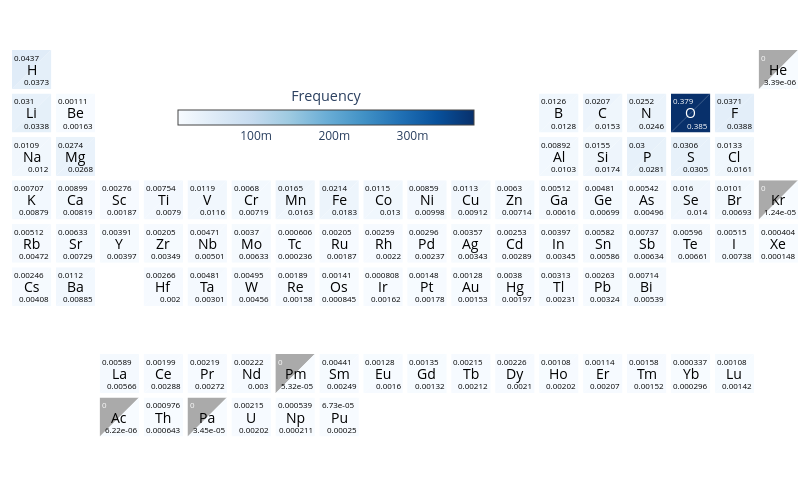

The notebook cell this image was saved under:
### Code cell
# from pymatviz import ptable_heatmap_splits_plotly

# # combine dataset and reference element frequencies for split plotting
# element_frequency_df = (
#     pd.DataFrame(
#         {
#             "Benchmark Dataset": element_counts,
#             "MP Reference": element_counts_mp,
#         }
#     )
#     .fillna(0)
#     .sort_index()
# )

# ptable_heatmap_splits_plotly(
#     element_frequency_df,
#     colorscale="Blues",
#     colorbar=dict(title="Frequency", orientation="h"),
#     # split_value_fmt="{value:.2%}",
# )
